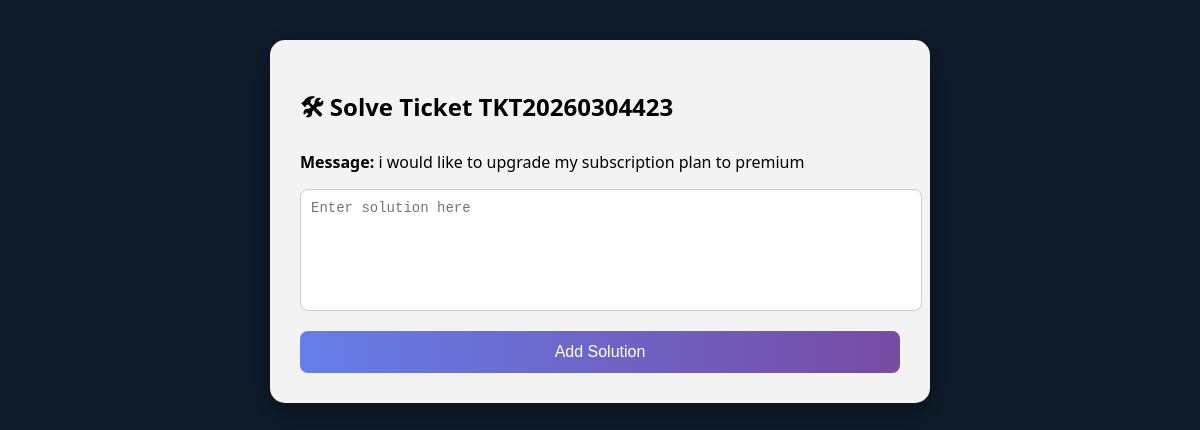
Screenshot of /solve/TKT20260304423 with the database file from the repository.
### tables this page shows
CREATE TABLE tickets
                 (ticket_id TEXT PRIMARY KEY, name TEXT, contact TEXT, 
                  ticket TEXT, category TEXT, date TEXT, priority TEXT, 
                  sentiment TEXT, solution TEXT);

### app.py (the view)
@app.route('/solve/<ticket_id>', methods=['GET', 'POST'])
def solve(ticket_id):
    conn = sqlite3.connect('tickets.db')
    c = conn.cursor()
    if request.method == 'POST':
        solution = request.form['solution']
        c.execute("UPDATE tickets SET solution=? WHERE ticket_id=?", (solution, ticket_id))
        conn.commit()
        conn.close()
        return "✅ Solution added successfully! <a href='/tickets'>Go back</a>"
    c.execute("SELECT * FROM tickets WHERE ticket_id=?", (ticket_id,))
    ticket = c.fetchone()
    conn.close()
    return render_template('solve.html', ticket=ticket)

### templates/solve.html (shortened to what this page needs)
<!DOCTYPE html>
<html>
<head>
    <link rel="stylesheet" href="{{ url_for('static', filename='style.css') }}">
</head>
<body>
<div class="container">
    <h2>🛠 Solve Ticket {{ ticket[0] }}</h2>
    <p><b>Message:</b> {{ ticket[3] }}</p>
    <form method="POST">
        <textarea name="solution" placeholder="Enter solution here" required></textarea>
        <button type="submit">Add Solution</button>
    </form>
</div>
</body>
</html>

### static/style.css (style rules this page uses)
body { margin: 0; padding: 0; font-family: 'Segoe UI', sans-serif; background: #0d1b2a; overflow-x: hidden; color: #fff; }
.container { width: 50%; margin: 40px auto; background: rgba(255,255,255,0.95); padding: 30px; border-radius: 15px; box-shadow: 0 10px 25px rgba(0,0,0,0.3); color: #000; position: relative; z-index: 1; }
input, textarea, select { width: 100%; padding: 10px; margin-bottom: 15px; border-radius: 8px; border: 1px solid #ccc; font-size: 14px; }
textarea { height: 100px; resize: none; }
button { padding: 12px; width: 100%; background: linear-gradient(to right, #667eea, #764ba2); color: white; border: none; border-radius: 8px; font-size: 16px; cursor: pointer; transition: 0.3s; }

### rows the page displays
tickets: ticket_id "TKT20260304423", ticket "i would like to upgrade my subscription plan to premium"
